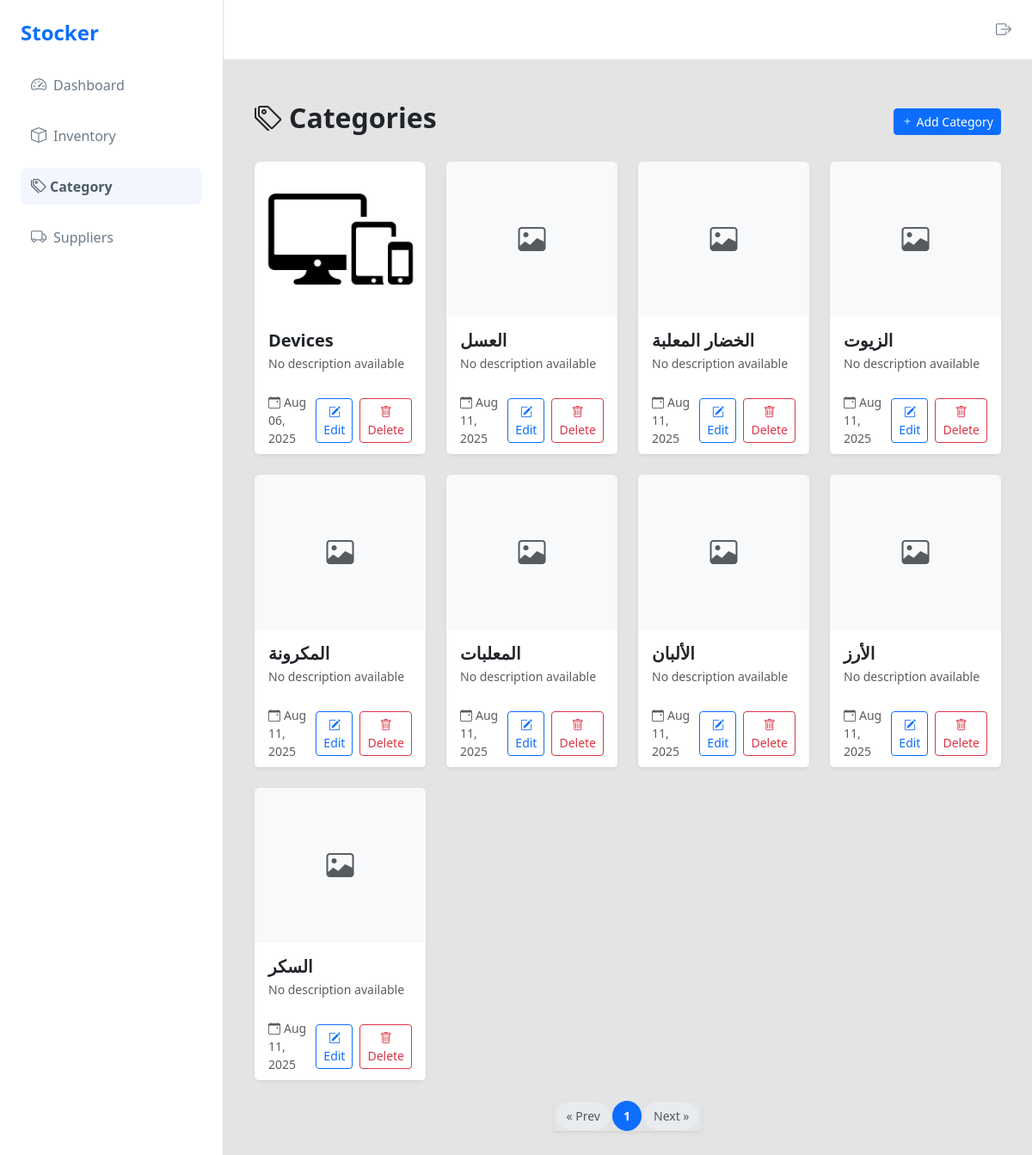
Screenshot of /inventory/categories/ (signed in) with the database file from the repository.
### product/models.py (models this page shows, shortened)
class Category(models.Model):
    name = models.CharField(max_length=255, unique=True)
    description = models.TextField(blank=True, null=True)
    image = models.ImageField(upload_to='images/', blank=True, null=True)
    created_at = models.DateTimeField(auto_now_add=True)
    updated_at = models.DateTimeField(auto_now=True)

### product/views.py (the view)
# urls.py: path('categories/', views.categories_view, name='categories_view'),
@login_required
def categories_view(request: HttpRequest):
    categories = Category.objects.all()
    paginator = Paginator(categories, 12)
    page_number = request.GET.get("page")
    page_obj = paginator.get_page(page_number)
    params = request.GET.copy()
    params.pop('page', None)
    base_qs = params.urlencode()
    return render(request, 'categories/categories_page.html', {'base_qs': base_qs,'categories': page_obj, 'page_obj': page_obj})

### product/templates/categories/categories_page.html (shortened to what this page needs)
{% extends 'main/base.html' %}
{% load static %}
{% block main %}
<div class="container py-4">
  <div class="d-flex justify-content-between align-items-center mb-4">
        <h2 class="fw-bold"><i class="bi bi-tags me-2"></i>Categories</h2>
        {% if request.user.is_staff and perms.product.add_category%}
        <button class="btn btn-sm btn-primary"
                data-bs-toggle="modal" data-bs-target="#addCategoryModal">
        <i class="bi bi-plus"></i> Add Category
        </button>
        {% endif %}
  </div>
  {% if categories %}
    <div class="row g-4">
      {% for category in categories %}
        <div class="col-md-4 col-lg-3">
          <div class="card h-100 shadow-sm border-0 rounded-3">
            {% if category.image %}
              <img src="{{ category.image.url }}" class="card-img-top rounded-top"
                   alt="{{ category.name }}" style="height:180px;object-fit:contain;">
            {% else %}
              <div class="bg-light d-flex align-items-center justify-content-center rounded-top"
                   style="height:180px;">
                <i class="bi bi-image text-muted" style="font-size:2rem;"></i>
              </div>
            {% endif %}
            <div class="card-body">
              <h5 class="card-title fw-semibold mb-1">{{ category.name }}</h5>
              <p class="text-muted small mb-0">
                {{ category.description|default:"No description available" }}
              </p>
            </div>
            <div class="card-footer bg-white border-0 d-flex justify-content-between align-items-center">
              <small class="text-muted">
                <i class="bi bi-calendar-event me-1"></i>{{ category.created_at|date:"M d, Y" }}
              </small>
              <div class="d-flex gap-2">
                {% if request.user.is_staff and perms.product.edit_category%}
                <button class="btn btn-sm btn-outline-primary"
                        data-bs-toggle="modal" data-bs-target="#editCat{{ category.id }}">
                  <i class="bi bi-pencil-square"></i> Edit
                </button>
                {% endif %}
                {% if request.user.is_staff and perms.product.delete_category%}
                <button class="btn btn-sm btn-outline-danger"
                        data-bs-toggle="modal" data-bs-target="#delCat{{ category.id }}">
                  <i class="bi bi-trash"></i> Delete
                </button>
                {% endif %}
              </div>
            </div>
          </div>
        </div>
      {% endfor %}
    </div>
  {% else %}
    <div class="text-center text-muted py-5">
      <i class="bi bi-inbox" style="font-size:3rem;"></i>
      <p class="mt-3">No categories found.</p>
    </div>
  {% endif %}
  <nav class="mt-4 d-flex justify-content-center">
  <ul class="pagination pagination-sm pagination-rounded shadow-sm">
    {% if page_obj.has_previous %}
      <li class="page-item">
        <a class="page-link" href="?{% if base_qs %}{{ base_qs }}&{% endif %}page={{ page_obj.previous_page_number }}">
          &laquo; Prev
        </a>
      </li>
    {% else %}
      <li class="page-item disabled">
        <span class="page-link">&laquo; Prev</span>
      </li>
    {% endif %}
    {% for num in page_obj.paginator.page_range %}
      {% if num >= page_obj.number|add:'-2' and num <= page_obj.number|add:'2' %}
        <li class="page-item {% if page_obj.number == num %}active{% endif %}">
          <a class="page-link" href="?{% if base_qs %}{{ base_qs }}&{% endif %}page={{ num }}">{{ num }}</a>
        </li>
      {% endif %}
    {% endfor %}
    {% if page_obj.has_next %}
      <li class="page-item">
        <a class="page-link" href="?{% if base_qs %}{{ base_qs }}&{% endif %}page={{ page_obj.next_page_number }}">
          Next &raquo;
        </a>
      </li>
    {% else %}
      <li class="page-item disabled">
        <span class="page-link">Next &raquo;</span>
      </li>
    {% endif %}
  </ul>
</nav>
</div>
{% endblock %}

### main/static/css/style.css (style rules this page uses)
body { font-family: 'Inter', sans-serif; background-color: rgb(228, 228, 228) !important; }
.card { border-radius: 10px; }
body { font-family: "Inter", system-ui, sans-serif; }

### product/templates/categories/categories_page.html (style rules this page uses)
.pagination-rounded .page-link { border-radius: 50px !important; margin: 0 2px; padding: 6px 12px; transition: all 0.2s ease-in-out; }
.pagination-rounded .page-item.active .page-link { background-color: #0d6efd; border-color: #0d6efd; color: white; font-weight: 600; }

### rows the page displays
Category: image (picture), name "Devices", description "No description available", created_at "Aug 06, 2025"
Category: name "العسل", description "No description available", created_at "Aug 11, 2025"
Category: name "الخضار المعلبة", description "No description available", created_at "Aug 11, 2025"
Category: name "الزيوت", description "No description available", created_at "Aug 11, 2025"
Category: name "المكرونة", description "No description available", created_at "Aug 11, 2025"
Category: name "المعلبات", description "No description available", created_at "Aug 11, 2025"
Category: name "الألبان", description "No description available", created_at "Aug 11, 2025"
Category: name "الأرز", description "No description available", created_at "Aug 11, 2025"
Category: name "السكر", description "No description available", created_at "Aug 11, 2025"

### other values shown
{{ num }} "1"
